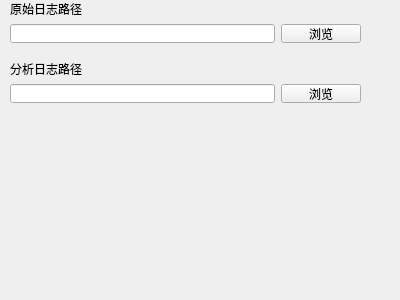
<?xml version="1.0" encoding="UTF-8"?>
<ui version="4.0">
 <class>Form</class>
 <widget class="QWidget" name="Form">
  <property name="geometry">
   <rect>
    <x>0</x>
    <y>0</y>
    <width>400</width>
    <height>300</height>
   </rect>
  </property>
  <property name="windowTitle">
   <string>Form</string>
  </property>
  <widget class="QWidget" name="gridLayoutWidget">
   <property name="geometry">
    <rect>
     <x>10</x>
     <y>0</y>
     <width>351</width>
     <height>43</height>
    </rect>
   </property>
   <layout class="QGridLayout" name="gridLayout">
    <item row="2" column="0">
     <widget class="QLineEdit" name="lineEdit"/>
    </item>
    <item row="2" column="1">
     <widget class="QPushButton" name="pushButton">
      <property name="text">
       <string>浏览</string>
      </property>
     </widget>
    </item>
    <item row="1" column="0">
     <widget class="QLabel" name="label">
      <property name="text">
       <string>原始日志路径</string>
      </property>
     </widget>
    </item>
   </layout>
  </widget>
  <widget class="QWidget" name="gridLayoutWidget_2">
   <property name="geometry">
    <rect>
     <x>10</x>
     <y>60</y>
     <width>351</width>
     <height>43</height>
    </rect>
   </property>
   <layout class="QGridLayout" name="gridLayout_2">
    <item row="2" column="0">
     <widget class="QLineEdit" name="lineEdit_2"/>
    </item>
    <item row="2" column="1">
     <widget class="QPushButton" name="pushButton_2">
      <property name="text">
       <string>浏览</string>
      </property>
     </widget>
    </item>
    <item row="1" column="0">
     <widget class="QLabel" name="label_2">
      <property name="text">
       <string>分析日志路径</string>
      </property>
     </widget>
    </item>
   </layout>
  </widget>
 </widget>
 <resources/>
 <connections/>
</ui>
